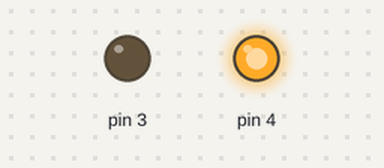
Simulated run of this sketch. Board: Arduino Uno, built with avr-gcc and run on an emulated ATmega328P. Shown: output pins drawn as LEDs (lit = HIGH).

Above: at 2.5 s.
At 5.2 s:
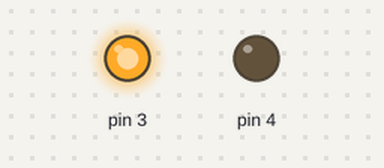
At 7.7 s:
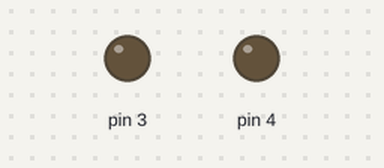
Timing chart, 0 to 10.4 s (numbered marks = the images above):
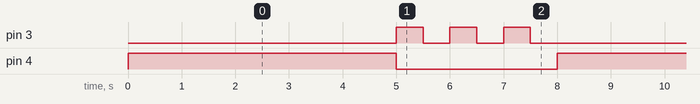

The sketch:

copy_of_copy_of_quest_o_21.ino
```cpp
int ledverde =4;
int ledamarelo =3;

void setup()
{
  pinMode(4, OUTPUT);
  pinMode(3, OUTPUT);
}

void loop()
{
  digitalWrite(4, HIGH);
  delay(5000);
  digitalWrite(4, LOW);
  digitalWrite(3, HIGH);
  delay(500);
  digitalWrite(3, LOW);
  delay(500);
  digitalWrite(3, HIGH);
  delay(500);
  digitalWrite(3, LOW);
  delay(500);
  digitalWrite(3, HIGH);
  delay(500);
  digitalWrite(3, LOW);
  delay(500);
}


  
```

Measured:
- by itself, pin 3: repeats every 8.0 s: 2 × (LOW 0.50 s, HIGH 0.50 s), LOW 5.5 s, HIGH 0.50 s
- by itself, pin 4: alternates HIGH for 5.0 s and LOW for 3.0 s
- by itself, everything shown: repeats every 8.0 s, in 7 steps
